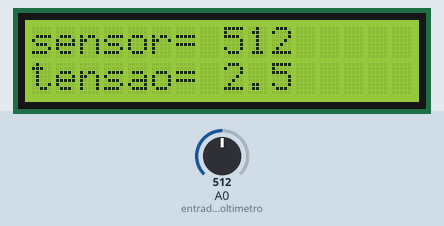
Recording of a sketch running on a simulated Arduino Uno, built with avr-gcc and run on an emulated ATmega328P. Parts: 16×2 character LCD. The test bench sets the inputs (shaded band); at power-on: A0 (entradaVoltimetro) = 512. What the sketch prints to the serial monitor is not drawn.

Above: at 1.2 s.
1.3 s: A0 (entradaVoltimetro) set to 716
At 2.2 s:
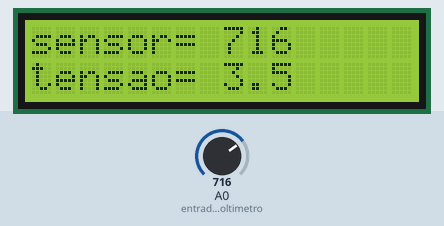
2.9 s: A0 (entradaVoltimetro) set to 90
At 4.0 s:
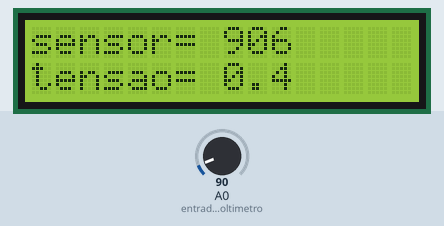
4.5 s: A0 (entradaVoltimetro) set to 986
At 5.3 s:
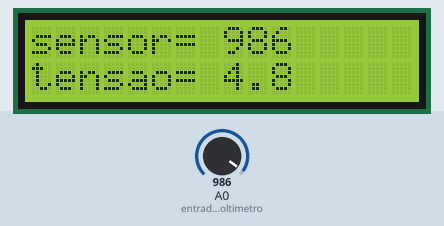
6.1 s: A0 (entradaVoltimetro) set to 1009
At 7.0 s:
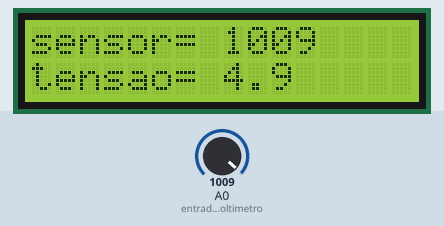
Timing chart, 0 to 8.6 s (numbered marks = the images above; inputs shaded):
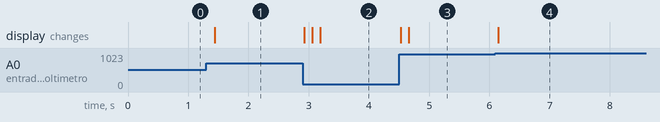

The sketch:

voltimetro_LCD_pedro.ino
```cpp
/* voltimetro 5v lcd I2C
   pedro vargas
   parobé
   20/03
   1.2.0
*/
//bibliotecas
#include <Arduino.h>
#include <Wire.h>
#include <LiquidCrystal_I2C.h>

//definição dos pinos
//inicializa no endereço 0x27
LiquidCrystal_I2C lcd(0x27, 2, 1, 0, 4, 5, 6, 7, 3, POSITIVE);
#define entradaVoltimetro A0
//definição das funções e variaveis
void medirEntrada();
void imprimirSerial();
void imprimirLCD();
int valorSensor = 0;
float media = 0;
float acumul = 0;

//configuração
void setup() {
  Serial.begin(9600); //incializa serial em 96000 bps
  lcd.begin(16, 2); //define numero de linhas e colunas do lcd
}

//função principal
void loop() {
  medirEntrada(); //chama rotina para medir
  imprimirSerial(); //chama rotina de impressão serial
  imprimirLCD(); // chama rotina de impressão no LCD
  delay(100);
}

//rotina para medir 100 vezes o valor de entrada
void medirEntrada() {
  //efetua 100 vezes a medida, calcula a médioa e converte o fundo de escala
  for (int x = 1; x < 100; x++) {
    valorSensor = analogRead(entradaVoltimetro); //le a entrada analogica
    acumul = acumul + valorSensor; //soma o valor acumulado
  }
  acumul = acumul / 100; //calcula a média
  media = acumul * 5 / 1023; // converete para o fundo de escala 5v
}

//rotina de impressão serial
void imprimirSerial() {
  Serial.print("sensor =");
  Serial.print(valorSensor);
  Serial.print("\t tensão =");
  Serial.println(media, 1);
}

//rotina de impressão LCD
void imprimirLCD() {

  lcd.setCursor(0, 0);//coluna e linha da impressão
  lcd.print("sensor=");
  lcd.setCursor(8, 0);
  lcd.print(valorSensor);
  lcd.setCursor(0, 1);
  lcd.print("tensao=");
  lcd.setCursor(8, 1);
  lcd.print(media, 1);

}
```

Measured:
- after the input at 1.3 s, the display: changes after 0.14 s (image 1)
- after the input at 2.9 s, the display: first changes at once (image 2 shows a later state)
- after the input at 4.5 s, the display: first changes at once (image 3 shows a later state)
- after the input at 6.1 s, the display: changes after 0.05 s (image 4)
